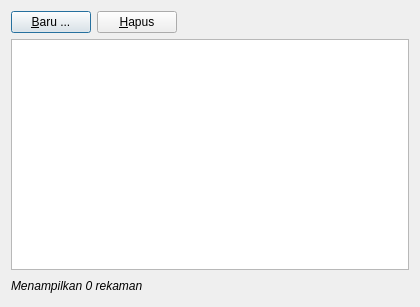
<?xml version="1.0" encoding="UTF-8"?>
<ui version="4.0">
 <class>StudyTextTemplateManager</class>
 <widget class="QDialog" name="StudyTextTemplateManager">
  <property name="geometry">
   <rect>
    <x>0</x>
    <y>0</y>
    <width>420</width>
    <height>307</height>
   </rect>
  </property>
  <property name="windowTitle">
   <string>Kelola Template Teks</string>
  </property>
  <layout class="QVBoxLayout" name="verticalLayout">
   <item>
    <layout class="QHBoxLayout" name="horizontalLayout_2">
     <item>
      <widget class="QPushButton" name="addButton">
       <property name="text">
        <string>&amp;Baru ...</string>
       </property>
      </widget>
     </item>
     <item>
      <widget class="QPushButton" name="removeButton">
       <property name="text">
        <string>&amp;Hapus</string>
       </property>
      </widget>
     </item>
     <item>
      <spacer name="horizontalSpacer_2">
       <property name="orientation">
        <enum>Qt::Horizontal</enum>
       </property>
       <property name="sizeHint" stdset="0">
        <size>
         <width>148</width>
         <height>20</height>
        </size>
       </property>
      </spacer>
     </item>
    </layout>
   </item>
   <item>
    <widget class="QTableView" name="tableView">
     <property name="alternatingRowColors">
      <bool>true</bool>
     </property>
     <property name="selectionMode">
      <enum>QAbstractItemView::SingleSelection</enum>
     </property>
     <property name="selectionBehavior">
      <enum>QAbstractItemView::SelectRows</enum>
     </property>
     <property name="verticalScrollMode">
      <enum>QAbstractItemView::ScrollPerItem</enum>
     </property>
     <property name="sortingEnabled">
      <bool>true</bool>
     </property>
     <property name="cornerButtonEnabled">
      <bool>false</bool>
     </property>
     <attribute name="horizontalHeaderStretchLastSection">
      <bool>true</bool>
     </attribute>
     <attribute name="verticalHeaderVisible">
      <bool>false</bool>
     </attribute>
     <attribute name="verticalHeaderDefaultSectionSize">
      <number>21</number>
     </attribute>
     <attribute name="verticalHeaderStretchLastSection">
      <bool>false</bool>
     </attribute>
    </widget>
   </item>
   <item>
    <layout class="QHBoxLayout" name="horizontalLayout">
     <item>
      <widget class="QLabel" name="infoLabel">
       <property name="font">
        <font>
         <italic>true</italic>
        </font>
       </property>
       <property name="text">
        <string>Menampilkan 0 rekaman</string>
       </property>
      </widget>
     </item>
     <item>
      <spacer name="horizontalSpacer">
       <property name="orientation">
        <enum>Qt::Horizontal</enum>
       </property>
       <property name="sizeHint" stdset="0">
        <size>
         <width>228</width>
         <height>20</height>
        </size>
       </property>
      </spacer>
     </item>
    </layout>
   </item>
  </layout>
 </widget>
 <resources/>
 <connections/>
</ui>
